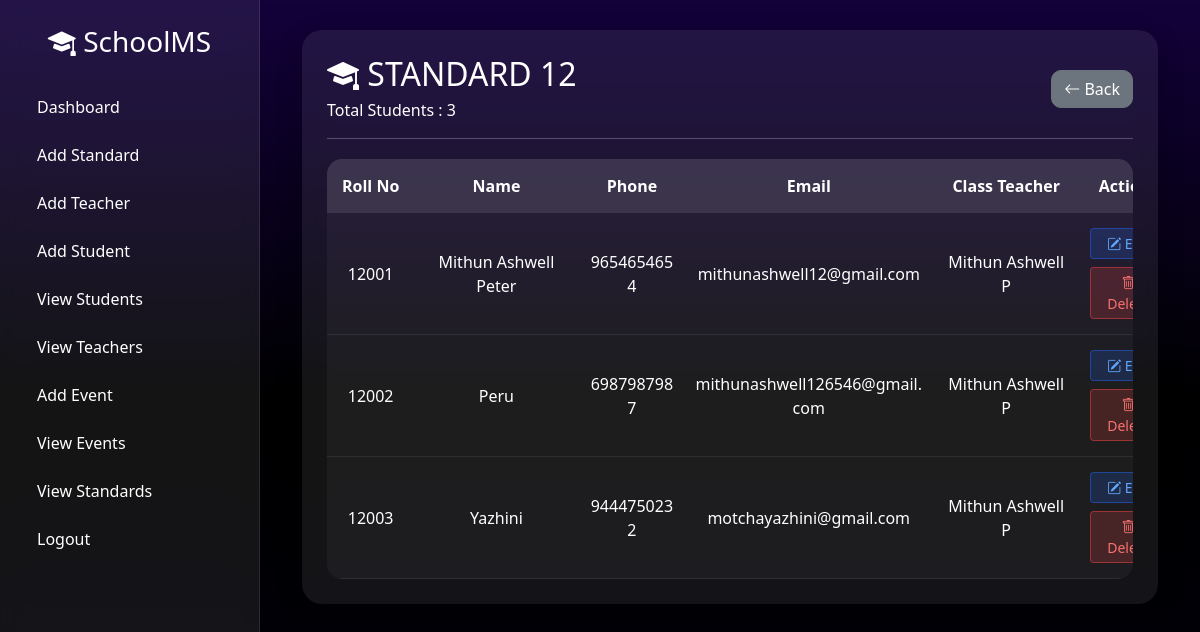
The page /view-students/STANDARD 12/ (signed in) on the database its author committed.
### administration/models.py (models this page shows, shortened)
class Student(models.Model):
    name = models.CharField(max_length=100)
    standard = models.CharField(max_length=20)
    roll_number = models.CharField(max_length=20, unique=True)
    phone = models.CharField(max_length=15)
    email = models.EmailField(unique=True)
    username = models.CharField(max_length=50, unique=True, null=False)
    password = models.CharField(max_length=255, default="", null=False)
    teacher = models.ForeignKey(
        Teacher,
        on_delete=models.CASCADE,
        related_name="students",
        null=True,
        blank=True,
    )

class Teacher(models.Model):
    name = models.CharField(max_length=100)
    standard = models.CharField(max_length=50)
    phone = models.CharField(max_length=10)
    email = models.EmailField(unique=True)
    username = models.CharField(max_length=50, unique=True)
    password = models.CharField(max_length=255)
    address = models.TextField(default="")
    bank_account_number = models.CharField(max_length=18, default="")
    bank_branch = models.CharField(max_length=100, default="")
    ifsc_code = models.CharField(max_length=11, default="")

### administration/views.py (the view)
def view_students_by_standard(request, standard):
    if not request.session.get("admin_logged_in"):
        return redirect("admin_login")
    students = Student.objects.filter(standard=standard).order_by("roll_number")
    return render(
        request,
        "students_by_standard.html",
        {"students": students, "standard": standard},
    )

### administration/templates/students_by_standard.html (shortened to what this page needs)
{% extends 'admin_dashboard.html' %}
{% block content %}
  <div class="main-content">
    <div class="container-fluid">
      <div class="form-card">
        <div class="page-title">
          <div>
            <h2>
              <i class="bi bi-mortarboard-fill"></i>
              {{ standard }}
            </h2>
            <p class="mb-0">Total Students : {{ students|length }}</p>
          </div>
          <a href="{% url 'view_students' %}" class="btn btn-secondary">
            <i class="bi bi-arrow-left"></i>
            Back
          </a>
        </div>
        <hr />
        {% if students %}
          <div class="table-responsive">
            <table class="table table-hover align-middle">
              <thead>
                <tr>
                  <th>Roll No</th>
                  <th>Name</th>
                  <th>Phone</th>
                  <th>Email</th>
                  <th>Class Teacher</th>
                  <th>Actions</th>
                </tr>
              </thead>
              <tbody>
                {% for student in students %}
                  <tr>
                    <td>{{ student.roll_number }}</td>
                    <td>{{ student.name }}</td>
                    <td>{{ student.phone }}</td>
                    <td>{{ student.email }}</td>
                    <td>{{ student.teacher.name }}</td>
                    <td>
                      <div class="d-flex flex-column gap-2">
                        <a href="{% url 'admin_edit_student' student.id %}" class="btn btn-warning btn-sm"><i class="bi bi-pencil-square"></i> Edit</a>
                        <a href="{% url 'admin_delete_student' student.id %}" class="btn btn-danger btn-sm" onclick="return confirm('Are you sure you want to delete this student?')"><i class="bi bi-trash"></i> Delete</a>
                      </div>
                    </td>
                  </tr>
                {% endfor %}
              </tbody>
            </table>
          </div>
        {% else %}
          <div class="text-center mt-4">
            <h5>No Students Found</h5>
          </div>
        {% endif %}
      </div>
    </div>
  </div>
{% endblock %}

### administration/templates/admin_dashboard.html (style rules this page uses)
body { background: linear-gradient(180deg, #12013a, #000000, #01000b); min-height: 100vh; color: white; font-family: 'Segoe UI', sans-serif; }
.main-content { margin-left: 260px; padding: 30px; }

### administration/templates/students_by_standard.html (style rules this page uses)
.main-content { padding: 30px; }
.form-card { background: rgba(255, 255, 255, 0.08); backdrop-filter: blur(10px); border-radius: 20px; padding: 25px; color: #fff; box-shadow: 0 8px 25px rgba(0, 0, 0, 0.25); overflow: hidden; }
.page-title { display: flex; justify-content: space-between; align-items: center; gap: 15px; flex-wrap: wrap; }
.page-title h2 { margin-bottom: 5px; word-break: break-word; }
.table-responsive { margin-top: 20px; border-radius: 15px; overflow-x: auto; background: rgba(255, 255, 255, 0.04); }
.table { color: #fff !important; min-width: 850px; margin-bottom: 0; background: transparent !important; }
.table thead th { background: rgba(255, 255, 255, 0.1) !important; color: #fff !important; border: none; text-align: center; white-space: nowrap; padding: 15px; }
.table tbody, .table tbody tr, .table tbody td { background: transparent !important; color: #fff !important; }
.table tbody td { vertical-align: middle; text-align: center; border-color: rgba(255, 255, 255, 0.08); padding: 15px 10px; word-break: break-word; }
.btn-warning { background: rgba(37, 99, 235, 0.2); border: 1px solid rgba(37, 99, 235, 0.5); color: #60a5fa; }
.btn-danger { background: rgba(239, 68, 68, 0.2); border: 1px solid rgba(239, 68, 68, 0.5); color: #f87171; }
.btn-secondary { border-radius: 10px; }

### rows shown on the page
Student: roll_number "12001", name "Mithun Ashwell Peter", phone "9654654654", email "mithunashwell12@gmail.com", teacher.name "Mithun Ashwell P"
Student: roll_number "12002", name "Peru", phone "6987987987", email "mithunashwell126546@gmail.com", teacher.name "Mithun Ashwell P"
Student: roll_number "12003", name "Yazhini", phone "9444750232", email "motchayazhini@gmail.com", teacher.name "Mithun Ashwell P"

### other values the page prints
{{ standard }} "STANDARD 12"
{{ students|length }} "3"
